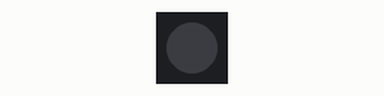
Recording of a sketch running on a simulated ESP8266 (NodeMCU). Parts: 1 RGB LEDs in strip order, left to right.

Above: at 0.1 s.
At 1.5 s:
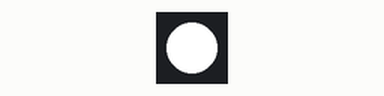
At 2.5 s:
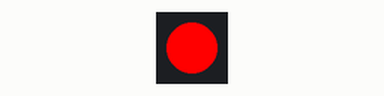
At 3.5 s:
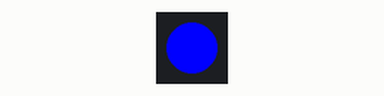
Timing chart, 0 to 3.8 s (numbered marks = the images above):
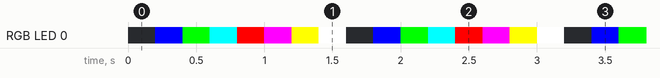

Measured:
- by itself, RGB LED 0: repeats every 1.6 s: RGB(0, 255, 0) 0.20 s, RGB(0, 255, 255) 0.20 s, RGB(255, 0, 0) 0.20 s, RGB(255, 0, 255) 0.20 s, RGB(255, 255, 0) 0.20 s, RGB(255, 255, 255) 0.20 s, off 0.20 s, RGB(0, 0, 255) 0.20 s
- by itself, everything shown: repeats every 1.6 s, in 8 steps

The sketch:

rgb_shield.ino
```cpp
// Install [Adafruit_NeoPixel_Library] first.
// (https://github.com/adafruit/Adafruit_NeoPixel)
#include <Adafruit_NeoPixel.h>

#define PIN     D2

// When we setup the NeoPixel library, we tell it how many pixels,
// and which pin to use to send signals.
Adafruit_NeoPixel pixels = Adafruit_NeoPixel(1, PIN, NEO_GRB + NEO_KHZ800);

void setup() {
  pixels.begin(); // This initializes the NeoPixel library.
}

void loop() {
  // For a set of NeoPixels the first NeoPixel is 0, second is 1,
  // all the way up to the count of pixels minus one.

  // pixels.Color takes RGB values, from 0,0,0 up to 255,255,255
  for (int i = 0; i < 2; i++) {
    for (int j = 0; j < 2; j++) {
      for (int k = 0; k < 2; k++) {
  // Moderately bright green color.
        pixels.setPixelColor(0, pixels.Color(i * 255, j * 255, k * 255));
        // This sends the updated pixel color to the hardware.
  pixels.show();
        // Delay for a period of time (in milliseconds).
        delay(200);
      }
    }
  }
}
```
